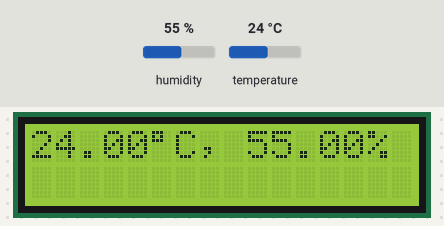
The sketch below on a simulated Arduino Uno, built with avr-gcc and run on an emulated ATmega328P. Shown: 16×2 character LCD. The test bench sets the inputs (shaded band); at power-on: humidity 55 %, temperature 24 °C. What the sketch prints to the serial monitor is not drawn.

Above: at 7.7 s.
7.8 s: humidity set to 22 %
At 10.0 s:
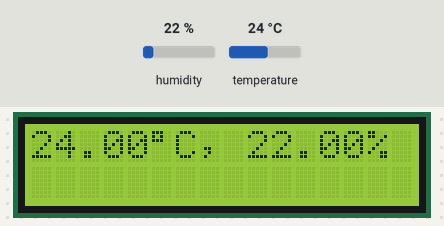
10.8 s: temperature set to 12 °C
At 12.4 s:
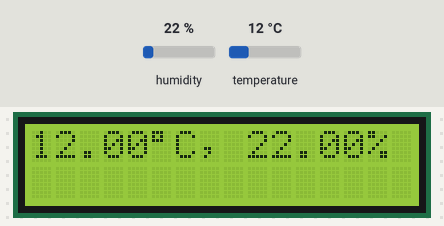
13.8 s: humidity set to 40 %
At 16.0 s:
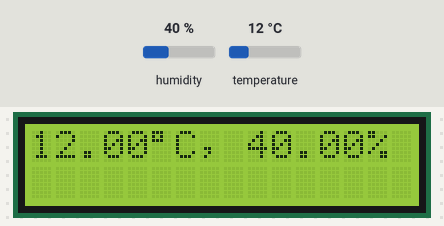
16.8 s: temperature set to 19 °C
At 18.4 s:
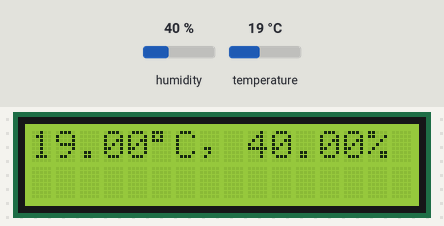
Timing chart, 0 to 19.9 s (numbered marks = the images above; inputs shaded):
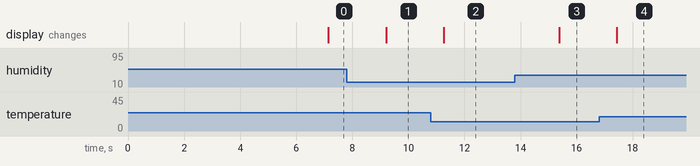

The sketch:

RT_DHT11_LCD.ino
```cpp
// Example testing sketch for various DHT humidity/temperature sensors
// Written by ladyada, public domain

#include "DHT.h"
#include <Wire.h>
#include <LiquidCrystal_I2C.h>

// LCM1602 I2C LCD
LiquidCrystal_I2C lcd(0x27, 2, 1, 0, 4, 5, 6, 7, 3, POSITIVE);  // Set the LCD I2C address

#define DHTPIN 2     // what digital pin we're connected to

// Uncomment whatever type you're using!
#define DHTTYPE DHT11   // DHT 11
//#define DHTTYPE DHT22   // DHT 22  (AM2302), AM2321
//#define DHTTYPE DHT21   // DHT 21 (AM2301)

// Connect pin 1 (on the left) of the sensor to +5V
// NOTE: If using a board with 3.3V logic like an Arduino Due connect pin 1
// to 3.3V instead of 5V!
// Connect pin 2 of the sensor to whatever your DHTPIN is
// Connect pin 4 (on the right) of the sensor to GROUND
// Connect a 10K resistor from pin 2 (data) to pin 1 (power) of the sensor

// Initialize DHT sensor.
// Note that older versions of this library took an optional third parameter to
// tweak the timings for faster processors.  This parameter is no longer needed
// as the current DHT reading algorithm adjusts itself to work on faster procs.
DHT dht(DHTPIN, DHTTYPE);

void setup() {
  Serial.begin(9600);
  Serial.println("DHTxx test!");
  dht.begin();
  lcd.begin(16,2);               // initialize the lcd
  lcd.backlight();
  lcd.setCursor ( 0, 0 );        // go to home
  lcd.print("Hello Ameba!");
  lcd.setCursor ( 0, 1 );
  lcd.print("Temp & Humi");
  delay ( 5000 );  // Delay 8 seconds

}

void loop() {
  // Wait a few seconds between measurements.
  delay(2000);
  // Reading temperature or humidity takes about 250 milliseconds!
  // Sensor readings may also be up to 2 seconds 'old' (its a very slow sensor)
  float h = dht.readHumidity();
  // Read temperature as Celsius (the default)
  float t = dht.readTemperature();
  // Read temperature as Fahrenheit (isFahrenheit = true)
  float f = dht.readTemperature(true);

  // Check if any reads failed and exit early (to try again).
  if (isnan(h) || isnan(t) || isnan(f)) {
    Serial.println("Failed to read from DHT sensor!");
    return;
  }

  // Compute heat index in Fahrenheit (the default)
  float hif = dht.computeHeatIndex(f, h);
  // Compute heat index in Celsius (isFahreheit = false)
  float hic = dht.computeHeatIndex(t, h, false);

  Serial.print("Humidity: ");
  Serial.print(h);
  Serial.print(" %\t");
  Serial.print("Temperature: ");
  Serial.print(t);
  Serial.print(" *C ");
  Serial.print(f);
  Serial.print(" *F\t");
  Serial.print("Heat index: ");
  Serial.print(hic);
  Serial.print(" *C ");
  Serial.print(hif);
  Serial.println(" *F");

  // LCD display
  lcd.clear();
  lcd.setCursor ( 0, 0 );        // go to home
  //lcd.print("Temp:");
  lcd.print(t);
  lcd.print((char)(0xDF));
  lcd.print("C, ");
  //lcd.setCursor ( 0, 1 );        // go to home
  //lcd.print("Humi:");
  lcd.print(h);
  lcd.print("%");

}
```

Measured:
- after the input at 7.8 s, the display: changes after 1.4 s (image 1)
- after the input at 10.8 s, the display: changes after 0.46 s (image 2)
- after the input at 13.8 s, the display: changes after 1.6 s (image 3)
- after the input at 16.8 s, the display: changes after 0.63 s (image 4)
